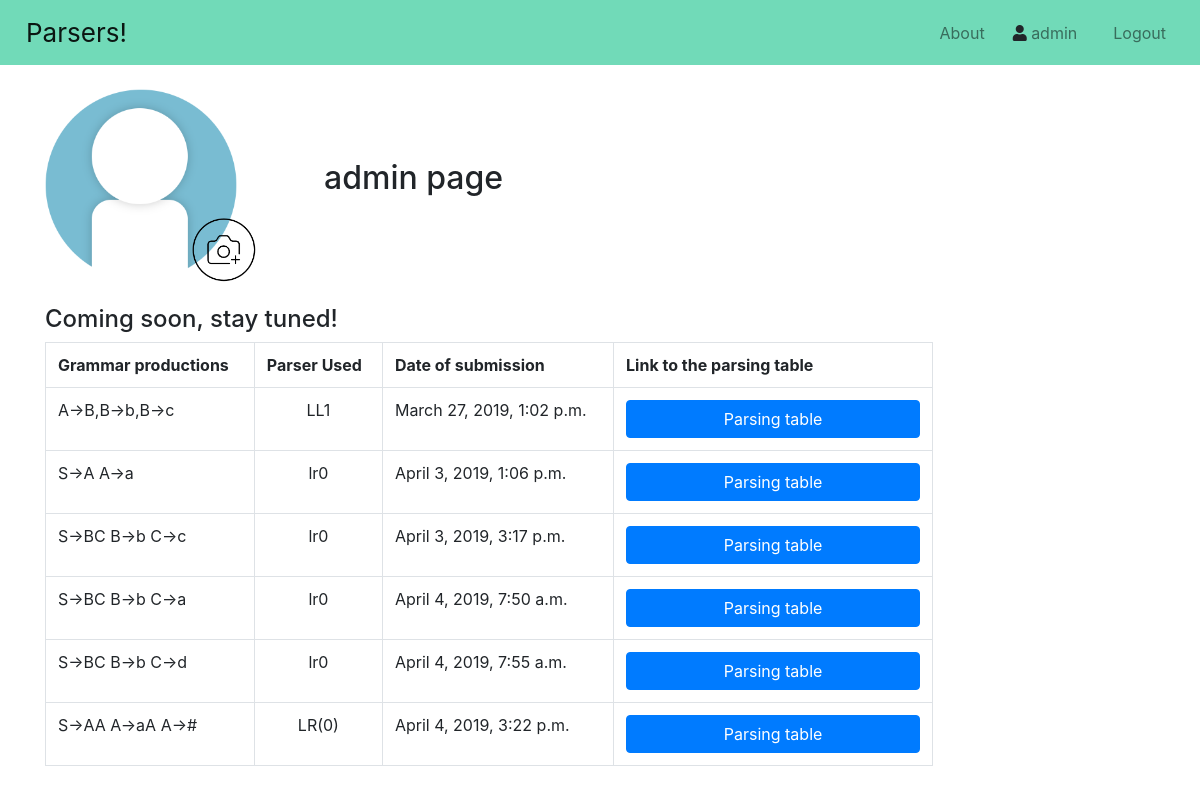
Page /user/ (signed in) on the earlier database version.
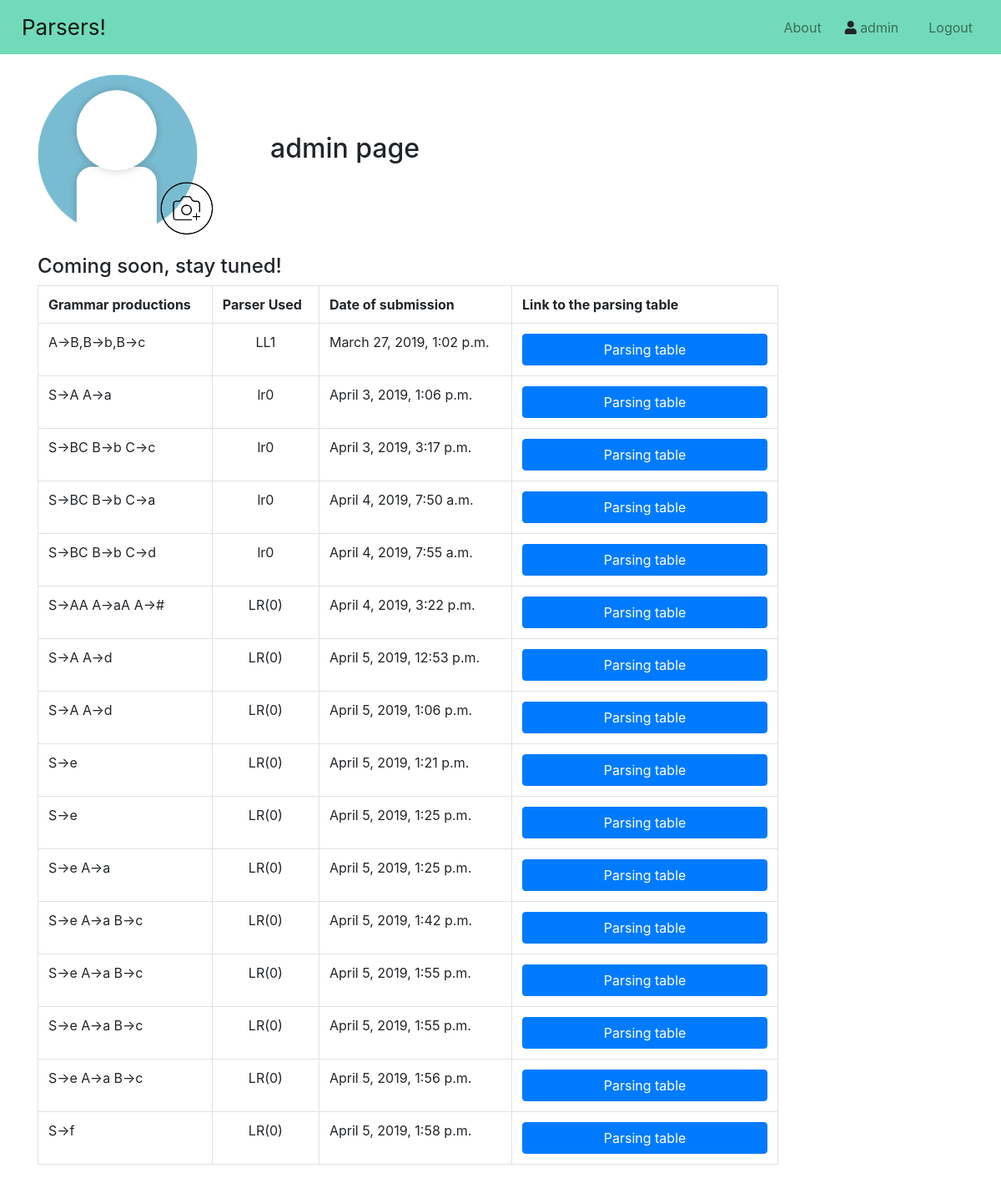
Same page on the later database version.
### main/models.py (models this page shows, shortened)
class Grammar(models.Model):
    grammar_productions = models.TextField()
    grammar_used_parser = models.CharField(max_length = 20)
    grammar_parsing_table_entries = models.TextField()
    grammar_user_submitter = models.ForeignKey(User, on_delete = models.CASCADE)
    grammar_timestamp = models.DateTimeField('Date submitted', default = timezone.now())

### main/views.py (the view)
# urls.py: path("user/", views.user_page, name = "user"),
def user_page(request):
    grammars_to_show = []
    for grammar_entry in Grammar.objects.all():
        if (grammar_entry.grammar_user_submitter == request.user):
            grammars_to_show.append(grammar_entry)
    return(render(request = request, template_name = "main/user_page.html", context = {"grammars": grammars_to_show}))

### main/templates/main/user_page.html
{% extends "main/home.html" %}
{% load static %}
{% block content %}
    <div id="avatar_title_div">
        <div id="avatar_group">
            <img src="{% static 'img/default_avatar.png' %}" id="user_avatar">
            <img src="{% static 'img/upload_new_avatar.png' %}" id="upload_new_avatar">
        </div>
        <h2 id="user_page_title">{{user.username}} page</h2>
    </div>
    <br>
    <h4>Coming soon, stay tuned!</h4>
    <table class="table table-bordered" style="width: 80%">
        <tr>
            <th>Grammar productions</th>
            <th>Parser Used</th>
            <th>Date of submission</th>
            <th>Link to the parsing table</th>
        </tr>
        {% for element in grammars %}
            <tr>
                <td>{{ element.grammar_productions }}</td>
                <td style="text-align: center;">{{ element.grammar_used_parser }}</td>
                <td>{{ element.grammar_timestamp }}</td>
                <td><input class="btn btn-primary btn-user-page" value="Parsing table" onclick="window.location.href='/lr0-parser'"/></td>
            </tr>
        {% endfor %}
{% endblock %}

### main/templates/main/home.html (shortened to what this page needs)
{% load static %}
<html lang="en">
<head>
    <link rel="stylesheet" href="https://stackpath.bootstrapcdn.com/bootstrap/4.3.1/css/bootstrap.min.css">
    <link rel="stylesheet" href="https://use.fontawesome.com/releases/v5.8.1/css/all.css">
    <link rel="stylesheet" type="text/css" href="{% static 'css/style.css' %}">
</head>
<body>
    {% include "main/includes/navbar.html" %}
    <div class="container">
        <br>
        {% block content %}
        {% endblock %}
    </div>
</body>

### main/templates/main/includes/navbar.html (shortened to what this page needs)
<nav class="navbar navbar-expand-lg navbar-light bg-light" id="my_navbar">
    <a class="navbar-brand" href="/">Parsers!</a>
    <div class="collapse navbar-collapse justify-content-end" id="navbarNav">
        <ul class="navbar-nav ml-auto">
            <li class="nav-item" id="nav_about_button">
                <a class="nav-link" href="/about">About</a>
            </li>
            {% if user.is_authenticated %}
                <li class="nav-item" id="nav_user_button">
                    <i class="fas fa-user" href="/user" id="user_icon"></i>
                    <a class="nav-link" href="/user" id="user_link">{{user.username}}</a>
                </li>
                <li class="nav-item" id="nav_logout_button">
                    <a class="nav-link" href="/logout">Logout</a>
                </li>
            {% endif %}
        </ul>
    </div>
</nav>

### main/static/css/style.css (style rules this page uses)
.navbar-brand { padding-left: 10px; font-size: 26px; }
.nav-item { padding-left: 10px; padding-right: 10px; }
.btn-user-page { width: -webkit-fill-available; height: inherit; cursor: pointer; }
#my_navbar { background-color: #71dab8 !important; }
#user_icon { display: inline-block; }
#user_link { display: inline-block; padding-left: 0; }
#avatar_group { display: inline; }
#user_avatar { height: 12rem; display: inline; }
#upload_new_avatar { height: 4rem; display: inline; z-index: 2; margin-left: -50px; margin-bottom: -130px; cursor: pointer; }
#user_page_title { display: inline; margin-left: 4rem; }

Differences in the rows shown:
added Grammar: grammar_productions "S->A A->d", grammar_used_parser "LR(0)", grammar_timestamp "April 5, 2019, 12:53 p.m."
added Grammar: grammar_productions "S->A A->d", grammar_used_parser "LR(0)", grammar_timestamp "April 5, 2019, 1:06 p.m."
added Grammar: grammar_productions "S->e", grammar_used_parser "LR(0)", grammar_timestamp "April 5, 2019, 1:21 p.m."
added Grammar: grammar_productions "S->e", grammar_used_parser "LR(0)", grammar_timestamp "April 5, 2019, 1:25 p.m."
added Grammar: grammar_productions "S->e A->a", grammar_used_parser "LR(0)", grammar_timestamp "April 5, 2019, 1:25 p.m."
added Grammar: grammar_productions "S->e A->a B->c", grammar_used_parser "LR(0)", grammar_timestamp "April 5, 2019, 1:42 p.m."
added Grammar: grammar_productions "S->e A->a B->c", grammar_used_parser "LR(0)", grammar_timestamp "April 5, 2019, 1:55 p.m."
added Grammar: grammar_productions "S->e A->a B->c", grammar_used_parser "LR(0)", grammar_timestamp "April 5, 2019, 1:55 p.m."
added Grammar: grammar_productions "S->e A->a B->c", grammar_used_parser "LR(0)", grammar_timestamp "April 5, 2019, 1:56 p.m."
added Grammar: grammar_productions "S->f", grammar_used_parser "LR(0)", grammar_timestamp "April 5, 2019, 1:58 p.m."
